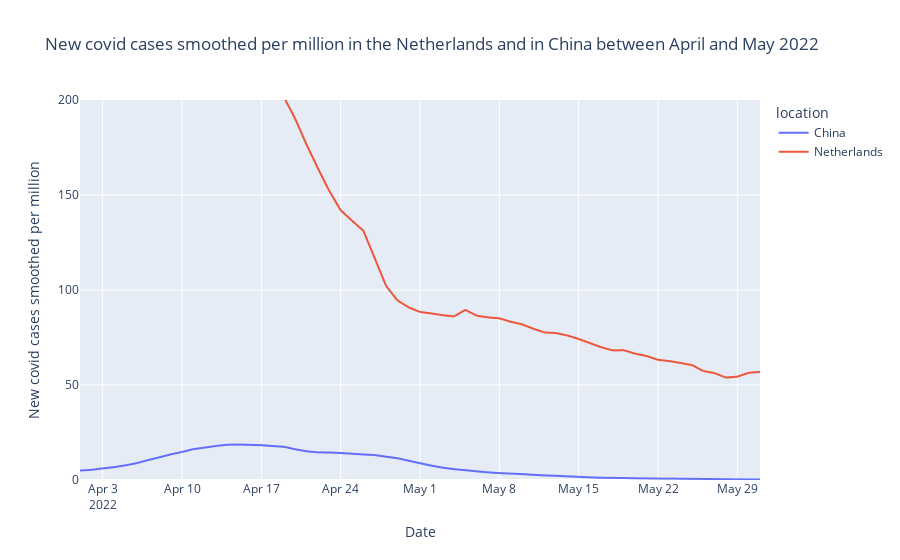

Source (notebook cell):
### Markdown cell above
This period is the very beginning of the pandemic. The Netherlands had not even started to register casesHowever, the number of cases remains relatively low compared to the large population of China.

### Code cell
#Interactive plot (color makes possible to select on right of graph)
fig = px.line(Covid_China, x='date', y= 'new_cases_smoothed_per_million' ,color='location',
                range_x= ['2022-04-01', '2022-05-31'], range_y=[0,200], title = 'New covid cases smoothed per million in the Netherlands and in China between April and May 2022',
                labels={
                   #Change label names
                   'new_cases_smoothed_per_million': 'New covid cases smoothed per million',
                   'date': 'Date'
               }, ) 

#Show the graph
fig.show()

### Figure 1 — Plotly figure (JSON) as saved in the notebook; plotly's stock layout.template omitted (floating-point values rounded to 4 significant figures; data arrays with more than 128 entries replaced by an {"elided": "..."} marker saying what was removed)
{"data": [{"hovertemplate": "location=China<br>Date=%{x}<br>New covid cases smoothed per million=%{y}<extra></extra>", "legendgroup": "China", "line": {"color": "#636efa", "dash": "solid"}, "marker": {"symbol": "circle"}, "mode": "lines", "name": "China", "showlegend": true, "type": "scattergl", "x": {"elided": "994 str values"}, "xaxis": "x", "y": {"elided": "994 float values"}, "yaxis": "y"}, {"hovertemplate": "location=Netherlands<br>Date=%{x}<br>New covid cases smoothed per million=%{y}<extra></extra>", "legendgroup": "Netherlands", "line": {"color": "#EF553B", "dash": "solid"}, "marker": {"symbol": "circle"}, "mode": "lines", "name": "Netherlands", "showlegend": true, "type": "scattergl", "x": {"elided": "958 str values"}, "xaxis": "x", "y": {"elided": "958 float values"}, "yaxis": "y"}], "layout": {"legend": {"title": {"text": "location"}, "tracegroupgap": 0}, "title": {"text": "New covid cases smoothed per million in the Netherlands and in China between April and May 2022"}, "xaxis": {"anchor": "y", "domain": [0, 1], "range": ["2022-04-01", "2022-05-31"], "title": {"text": "Date"}}, "yaxis": {"anchor": "x", "domain": [0, 1], "range": [0, 200], "title": {"text": "New covid cases smoothed per million"}}}}
